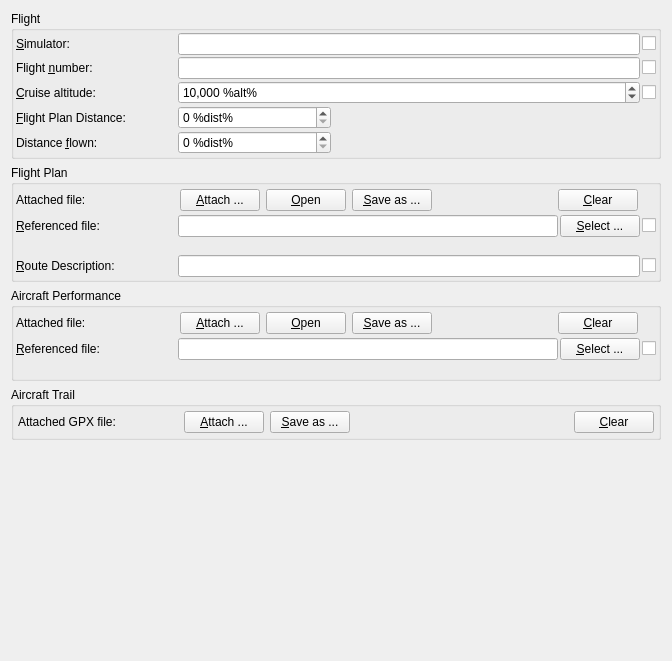
         <widget class="QWidget" name="scrollAreaWidgetContents_2">
          <property name="geometry">
           <rect>
            <x>0</x>
            <y>0</y>
            <width>672</width>
            <height>661</height>
           </rect>
          </property>
          <layout class="QVBoxLayout" name="verticalLayout_4">
           <item>
            <widget class="QGroupBox" name="groupBoxFlight">
             <property name="title">
              <string>Flight</string>
             </property>
             <layout class="QGridLayout" name="gridLayout_3">
              <property name="leftMargin">
               <number>2</number>
              </property>
              <property name="topMargin">
               <number>2</number>
              </property>
              <property name="rightMargin">
               <number>2</number>
              </property>
              <property name="bottomMargin">
               <number>2</number>
              </property>
              <property name="spacing">
               <number>2</number>
              </property>
              <item row="1" column="4">
               <widget class="QCheckBox" name="checkBoxFlightNumber">
                <property name="sizePolicy">
                 <sizepolicy hsizetype="Fixed" vsizetype="Fixed">
                  <horstretch>0</horstretch>
                  <verstretch>0</verstretch>
                 </sizepolicy>
                </property>
                <property name="toolTip">
                 <string>Check to change this field for all selected logbook entries</string>
                </property>
                <property name="text">
                 <string/>
                </property>
               </widget>
              </item>
              <item row="3" column="1" colspan="3">
               <widget class="QSpinBox" name="spinBoxFlightCruiseAltitude">
                <property name="toolTip">
                 <string>Cruise altitude from flight plan</string>
                </property>
                <property name="showGroupSeparator" stdset="0">
                 <bool>true</bool>
                </property>
                <property name="suffix">
                 <string> %alt%</string>
                </property>
                <property name="maximum">
                 <number>100000</number>
                </property>
                <property name="singleStep">
                 <number>500</number>
                </property>
                <property name="value">
                 <number>10000</number>
                </property>
               </widget>
              </item>
              <item row="1" column="0">
               <widget class="QLabel" name="labelFlightNumber">
                <property name="minimumSize">
                 <size>
                  <width>160</width>
                  <height>0</height>
                 </size>
                </property>
                <property name="text">
                 <string>Flight &amp;number:</string>
                </property>
                <property name="buddy">
                 <cstring>lineEditFlightNumber</cstring>
                </property>
               </widget>
              </item>
              <item row="8" column="0">
               <widget class="QLabel" name="labelFlightDistance">
                <property name="minimumSize">
                 <size>
                  <width>160</width>
                  <height>0</height>
                 </size>
                </property>
                <property name="text">
                 <string>&amp;Flight Plan Distance:</string>
                </property>
                <property name="buddy">
                 <cstring>spinBoxFlightDistance</cstring>
                </property>
               </widget>
              </item>
              <item row="0" column="4">
               <widget class="QCheckBox" name="checkBoxFlightSimulator">
                <property name="sizePolicy">
                 <sizepolicy hsizetype="Fixed" vsizetype="Fixed">
                  <horstretch>0</horstretch>
                  <verstretch>0</verstretch>
                 </sizepolicy>
                </property>
                <property name="toolTip">
                 <string>Check to change this field for all selected logbook entries</string>
                </property>
                <property name="text">
                 <string/>
                </property>
               </widget>
              </item>
              <item row="3" column="4">
               <widget class="QCheckBox" name="checkBoxFlightCruiseAltitude">
                <property name="sizePolicy">
                 <sizepolicy hsizetype="Fixed" vsizetype="Fixed">
                  <horstretch>0</horstretch>
                  <verstretch>0</verstretch>
                 </sizepolicy>
                </property>
                <property name="toolTip">
                 <string>Check to change this field for all selected logbook entries</string>
                </property>
                <property name="text">
                 <string/>
                </property>
               </widget>
              </item>
              <item row="1" column="1" colspan="3">
               <widget class="QLineEdit" name="lineEditFlightNumber"/>
              </item>
              <item row="0" column="1" colspan="3">
               <widget class="QLineEdit" name="lineEditFlightSimulator">
                <property name="toolTip">
                 <string>Simulator like &quot;X-Plane 11&quot; or &quot;Prepar3D v4&quot;</string>
                </property>
               </widget>
              </item>
              <item row="3" column="0">
               <widget class="QLabel" name="labelFlightCruiseAltitude">
                <property name="minimumSize">
                 <size>
                  <width>160</width>
                  <height>0</height>
                 </size>
                </property>
                <property name="text">
                 <string>&amp;Cruise altitude:</string>
                </property>
                <property name="buddy">
                 <cstring>spinBoxFlightCruiseAltitude</cstring>
                </property>
               </widget>
              </item>
              <item row="8" column="1">
               <widget class="QSpinBox" name="spinBoxFlightDistance">
                <property name="toolTip">
                 <string>Flight plan distance</string>
                </property>
                <property name="showGroupSeparator" stdset="0">
                 <bool>true</bool>
                </property>
                <property name="suffix">
                 <string> %dist%</string>
                </property>
                <property name="maximum">
                 <number>100000</number>
                </property>
                <property name="singleStep">
                 <number>10</number>
                </property>
               </widget>
              </item>
              <item row="0" column="0">
               <widget class="QLabel" name="labelFlightSimulator">
                <property name="minimumSize">
                 <size>
                  <width>160</width>
                  <height>0</height>
                 </size>
                </property>
                <property name="text">
                 <string>&amp;Simulator:</string>
                </property>
                <property name="buddy">
                 <cstring>lineEditFlightSimulator</cstring>
                </property>
               </widget>
              </item>
              <item row="9" column="0">
               <widget class="QLabel" name="labelFlightDistanceFlown">
                <property name="text">
                 <string>Distance &amp;flown:</string>
                </property>
                <property name="buddy">
                 <cstring>spinBoxFlightDistanceFlown</cstring>
                </property>
               </widget>
              </item>
              <item row="9" column="1">
               <widget class="QSpinBox" name="spinBoxFlightDistanceFlown">
                <property name="toolTip">
                 <string>Actual flown distance</string>
                </property>
                <property name="showGroupSeparator" stdset="0">
                 <bool>true</bool>
                </property>
                <property name="suffix">
                 <string> %dist%</string>
                </property>
                <property name="maximum">
                 <number>100000</number>
                </property>
                <property name="singleStep">
                 <number>10</number>
                </property>
               </widget>
              </item>
             </layout>
            </widget>
           </item>
           <item>
            <widget class="QGroupBox" name="groupBoxFlightplan">
             <property name="title">
              <string>Flight Plan</string>
             </property>
             <layout class="QGridLayout" name="gridLayout">
              <property name="leftMargin">
               <number>2</number>
              </property>
              <property name="topMargin">
               <number>2</number>
              </property>
              <property name="rightMargin">
               <number>2</number>
              </property>
              <property name="bottomMargin">
               <number>2</number>
              </property>
              <property name="spacing">
               <number>2</number>
              </property>
              <item row="4" column="1" colspan="2">
               <widget class="QLineEdit" name="lineEditRouteString"/>
              </item>
              <item row="4" column="0">
               <widget class="QLabel" name="labelRouteString">
                <property name="minimumSize">
                 <size>
                  <width>160</width>
                  <height>0</height>
                 </size>
                </property>
                <property name="text">
                 <string>&amp;Route Description:</string>
                </property>
                <property name="buddy">
                 <cstring>lineEditRouteString</cstring>
                </property>
               </widget>
              </item>
              <item row="3" column="1" colspan="2">
               <widget class="QLabel" name="labelFlightPlanFileStatus">
                <property name="text">
                 <string/>
                </property>
                <property name="wordWrap">
                 <bool>true</bool>
                </property>
                <property name="margin">
                 <number>5</number>
                </property>
                <property name="textInteractionFlags">
                 <set>Qt::LinksAccessibleByMouse|Qt::TextSelectableByMouse</set>
                </property>
               </widget>
              </item>
              <item row="0" column="0">
               <widget class="QLabel" name="labelAttachedPlan">
                <property name="minimumSize">
                 <size>
                  <width>160</width>
                  <height>0</height>
                 </size>
                </property>
                <property name="text">
                 <string>Attached file:</string>
                </property>
               </widget>
              </item>
              <item row="2" column="2">
               <widget class="QPushButton" name="pushButtonFlightPlanFileSelect">
                <property name="toolTip">
                 <string>Select a new flight plan for reference.
This updates only the path and does not attach the flight plan to the logbook entry.</string>
                </property>
                <property name="text">
                 <string>&amp;Select ...</string>
                </property>
               </widget>
              </item>
              <item row="2" column="1">
               <widget class="QLineEdit" name="lineEditFlightPlanFile">
                <property name="toolTip">
                 <string>Used flight plan file for trip.
Does not update distance and cruise altitude when changed.
This is only a file path reference and does not attach the file to the logbook entry.</string>
                </property>
               </widget>
              </item>
              <item row="4" column="3">
               <widget class="QCheckBox" name="checkBoxRouteString">
                <property name="sizePolicy">
                 <sizepolicy hsizetype="Fixed" vsizetype="Fixed">
                  <horstretch>0</horstretch>
                  <verstretch>0</verstretch>
                 </sizepolicy>
                </property>
                <property name="toolTip">
                 <string>Check to change this field for all selected logbook entries</string>
                </property>
                <property name="text">
                 <string/>
                </property>
               </widget>
              </item>
              <item row="2" column="0">
               <widget class="QLabel" name="labelFlightPlanFile">
                <property name="minimumSize">
                 <size>
                  <width>160</width>
                  <height>0</height>
                 </size>
                </property>
                <property name="text">
                 <string>&amp;Referenced file:</string>
                </property>
                <property name="buddy">
                 <cstring>lineEditFlightPlanFile</cstring>
                </property>
               </widget>
              </item>
              <item row="0" column="1" colspan="2">
               <layout class="QHBoxLayout" name="horizontalLayoutAttachedPlan">
                <property name="spacing">
                 <number>6</number>
                </property>
                <property name="leftMargin">
                 <number>2</number>
                </property>
                <property name="topMargin">
                 <number>2</number>
                </property>
                <property name="rightMargin">
                 <number>2</number>
                </property>
                <property name="bottomMargin">
                 <number>2</number>
                </property>
                <item>
                 <widget class="QPushButton" name="pushButtonAttachedPlanAdd">
                  <property name="toolTip">
                   <string>Attach a new flight plan to the logbook entry</string>
                  </property>
                  <property name="text">
                   <string>&amp;Attach ...</string>
                  </property>
                 </widget>
                </item>
                <item>
                 <widget class="QPushButton" name="pushButtonAttachedPlanOpen">
                  <property name="toolTip">
                   <string>Open the flight plan</string>
                  </property>
                  <property name="text">
                   <string>&amp;Open</string>
                  </property>
                 </widget>
                </item>
                <item>
                 <widget class="QPushButton" name="pushButtonAttachedPlanSaveAs">
                  <property name="toolTip">
                   <string>Save the attached flight plan into a new file</string>
                  </property>
                  <property name="text">
                   <string>&amp;Save as ...</string>
                  </property>
                 </widget>
                </item>
                <item>
                 <spacer name="horizontalSpacerAttachedPlan">
                  <property name="orientation">
                   <enum>Qt::Horizontal</enum>
                  </property>
                  <property name="sizeHint" stdset="0">
                   <size>
                    <width>0</width>
                    <height>0</height>
                   </size>
                  </property>
                 </spacer>
                </item>
                <item>
                 <widget class="QPushButton" name="pushButtonAttachedPlanClear">
                  <property name="toolTip">
                   <string>Removes the attached file</string>
                  </property>
                  <property name="text">
                   <string>&amp;Clear</string>
                  </property>
                 </widget>
                </item>
               </layout>
              </item>
              <item row="2" column="3">
               <widget class="QCheckBox" name="checkBoxFlightPlanFile">
                <property name="sizePolicy">
                 <sizepolicy hsizetype="Fixed" vsizetype="Fixed">
                  <horstretch>0</horstretch>
                  <verstretch>0</verstretch>
                 </sizepolicy>
                </property>
                <property name="toolTip">
                 <string>Check to change this field for all selected logbook entries</string>
                </property>
                <property name="text">
                 <string/>
                </property>
               </widget>
              </item>
             </layout>
            </widget>
           </item>
           <item>
            <widget class="QGroupBox" name="groupBoxAircraftPerf">
             <property name="title">
              <string>Aircraft Performance</string>
             </property>
             <layout class="QGridLayout" name="gridLayout_7">
              <property name="leftMargin">
               <number>2</number>
              </property>
              <property name="topMargin">
               <number>2</number>
              </property>
              <property name="rightMargin">
               <number>2</number>
              </property>
              <property name="bottomMargin">
               <number>2</number>
              </property>
              <property name="spacing">
               <number>2</number>
              </property>
              <item row="1" column="1">
               <widget class="QLineEdit" name="lineEditFlightPerfFile">
                <property name="toolTip">
                 <string>Used aircraft performance file for trip.
This is only a file path reference and does not attach the file to the logbook entry.</string>
                </property>
               </widget>
              </item>
              <item row="0" column="0">
               <widget class="QLabel" name="labelAttachedPerf">
                <property name="minimumSize">
                 <size>
                  <width>160</width>
                  <height>0</height>
                 </size>
                </property>
                <property name="text">
                 <string>Attached file:</string>
                </property>
               </widget>
              </item>
              <item row="1" column="3">
               <widget class="QCheckBox" name="checkBoxFlightPerfFile">
                <property name="sizePolicy">
                 <sizepolicy hsizetype="Fixed" vsizetype="Fixed">
                  <horstretch>0</horstretch>
                  <verstretch>0</verstretch>
                 </sizepolicy>
                </property>
                <property name="toolTip">
                 <string>Check to change this field for all selected logbook entries</string>
                </property>
                <property name="text">
                 <string/>
                </property>
               </widget>
              </item>
              <item row="1" column="0">
               <widget class="QLabel" name="labelFlightPerfFile">
                <property name="minimumSize">
                 <size>
                  <width>160</width>
                  <height>0</height>
                 </size>
                </property>
                <property name="text">
                 <string>&amp;Referenced file:</string>
                </property>
                <property name="buddy">
                 <cstring>lineEditFlightPerfFile</cstring>
                </property>
               </widget>
              </item>
              <item row="1" column="2">
               <widget class="QPushButton" name="pushButtonFlightPerfFileSelect">
                <property name="toolTip">
                 <string>Select a new aircraft performance file for reference.
This updates only the path and does not attach the file to the logbook entry.</string>
                </property>
                <property name="text">
                 <string>&amp;Select ...</string>
                </property>
               </widget>
              </item>
              <item row="2" column="1" colspan="2">
               <widget class="QLabel" name="labelFlightPerfFileStatus">
                <property name="text">
                 <string/>
                </property>
                <property name="wordWrap">
                 <bool>true</bool>
                </property>
                <property name="margin">
                 <number>5</number>
                </property>
                <property name="textInteractionFlags">
                 <set>Qt::LinksAccessibleByMouse|Qt::TextSelectableByMouse</set>
                </property>
               </widget>
              </item>
              <item row="0" column="1" colspan="2">
               <layout class="QHBoxLayout" name="horizontalLayoutAttachedPerf">
                <property name="spacing">
                 <number>6</number>
                </property>
                <property name="leftMargin">
                 <number>2</number>
                </property>
                <property name="topMargin">
                 <number>2</number>
                </property>
                <property name="rightMargin">
                 <number>2</number>
                </property>
                <property name="bottomMargin">
                 <number>2</number>
                </property>
                <item>
                 <widget class="QPushButton" name="pushButtonAttachedPerfAdd">
                  <property name="toolTip">
                   <string>Attach an aircraft performance to the logbook entry</string>
                  </property>
                  <property name="text">
                   <string>&amp;Attach ...</string>
                  </property>
                 </widget>
                </item>
                <item>
                 <widget class="QPushButton" name="pushButtonAttachedPerfOpen">
                  <property name="toolTip">
                   <string>Open the aircraft performance</string>
                  </property>
                  <property name="text">
                   <string>&amp;Open</string>
                  </property>
                 </widget>
                </item>
                <item>
                 <widget class="QPushButton" name="pushButtonAttachedPerfSaveAs">
                  <property name="toolTip">
                   <string>Save the attached aircraft performance into a new file</string>
                  </property>
                  <property name="text">
                   <string>&amp;Save as ...</string>
                  </property>
                 </widget>
                </item>
                <item>
                 <spacer name="horizontalSpacer_2">
                  <property name="orientation">
                   <enum>Qt::Horizontal</enum>
                  </property>
                  <property name="sizeHint" stdset="0">
                   <size>
                    <width>0</width>
                    <height>0</height>
                   </size>
                  </property>
                 </spacer>
                </item>
                <item>
                 <widget class="QPushButton" name="pushButtonAttachedPerfClear">
                  <property name="toolTip">
                   <string>Removes the attached file</string>
                  </property>
                  <property name="text">
                   <string>&amp;Clear</string>
                  </property>
                 </widget>
                </item>
               </layout>
              </item>
             </layout>
            </widget>
           </item>
           <item>
            <widget class="QGroupBox" name="groupBoxTrail">
             <property name="title">
              <string>Aircraft Trail</string>
             </property>
             <layout class="QGridLayout" name="gridLayout_8">
              <property name="leftMargin">
               <number>2</number>
              </property>
              <property name="topMargin">
               <number>2</number>
              </property>
              <property name="rightMargin">
               <number>2</number>
              </property>
              <property name="bottomMargin">
               <number>2</number>
              </property>
              <property name="spacing">
               <number>2</number>
              </property>
              <item row="0" column="1" colspan="2">
               <layout class="QHBoxLayout" name="horizontalLayoutAttachedGpx_2">
                <property name="spacing">
                 <number>6</number>
                </property>
                <property name="leftMargin">
                 <number>2</number>
                </property>
                <property name="topMargin">
                 <number>2</number>
                </property>
                <property name="rightMargin">
                 <number>2</number>
                </property>
                <property name="bottomMargin">
                 <number>2</number>
                </property>
                <item>
                 <widget class="QLabel" name="labelAttachedGpx">
                  <property name="minimumSize">
                   <size>
                    <width>160</width>
                    <height>0</height>
                   </size>
                  </property>
                  <property name="text">
                   <string>Attached GPX file:</string>
                  </property>
                 </widget>
                </item>
                <item>
                 <widget class="QPushButton" name="pushButtonAttachedGpxAdd">
                  <property name="toolTip">
                   <string>Attach a GPX aircraft trail file to the logbook entry.
GPX files contain flight plan points and the flown trail.</string>
                  </property>
                  <property name="text">
                   <string>&amp;Attach ...</string>
                  </property>
                 </widget>
                </item>
                <item>
                 <widget class="QPushButton" name="pushButtonAttachedGpxSaveAs">
                  <property name="toolTip">
                   <string>Save the attached GPX aircraft trail to a new file.
GPX files contain flight plan points and the flown trail.</string>
                  </property>
                  <property name="text">
                   <string>&amp;Save as ...</string>
                  </property>
                 </widget>
                </item>
                <item>
                 <spacer name="horizontalSpacer_4">
                  <property name="orientation">
                   <enum>Qt::Horizontal</enum>
                  </property>
                  <property name="sizeHint" stdset="0">
                   <size>
                    <width>0</width>
                    <height>0</height>
                   </size>
                  </property>
                 </spacer>
                </item>
                <item>
                 <widget class="QPushButton" name="pushButtonAttachedGpxClear">
                  <property name="toolTip">
                   <string>Removes the attached file</string>
                  </property>
                  <property name="text">
                   <string>&amp;Clear</string>
                  </property>
                 </widget>
                </item>
               </layout>
              </item>
             </layout>
            </widget>
           </item>
           <item>
            <spacer name="verticalSpacer_3">
             <property name="orientation">
              <enum>Qt::Vertical</enum>
             </property>
             <property name="sizeHint" stdset="0">
              <size>
               <width>20</width>
               <height>0</height>
              </size>
             </property>
            </spacer>
           </item>
          </layout>
         </widget>
